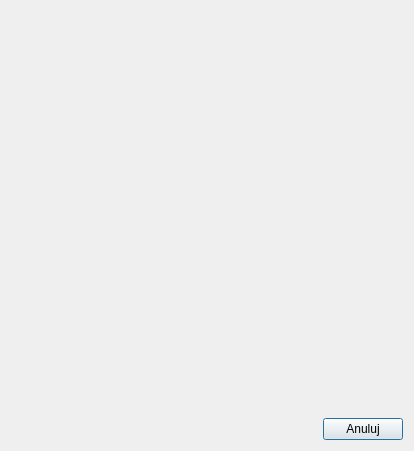
<?xml version="1.0" encoding="UTF-8"?>
<ui version="4.0">
 <class>WyborKlienta</class>
 <widget class="QDialog" name="WyborKlienta">
  <property name="geometry">
   <rect>
    <x>0</x>
    <y>0</y>
    <width>414</width>
    <height>451</height>
   </rect>
  </property>
  <property name="windowTitle">
   <string>Wyszikwanie klienta</string>
  </property>
  <layout class="QVBoxLayout" name="verticalLayout">
   <item>
    <widget class="CustomerSearch" name="widget" native="true">
     <property name="sizePolicy">
      <sizepolicy hsizetype="Expanding" vsizetype="Expanding">
       <horstretch>0</horstretch>
       <verstretch>0</verstretch>
      </sizepolicy>
     </property>
    </widget>
   </item>
   <item>
    <layout class="QHBoxLayout" name="horizontalLayout">
     <item>
      <spacer name="horizontalSpacer">
       <property name="orientation">
        <enum>Qt::Horizontal</enum>
       </property>
       <property name="sizeHint" stdset="0">
        <size>
         <width>40</width>
         <height>20</height>
        </size>
       </property>
      </spacer>
     </item>
     <item>
      <widget class="QPushButton" name="pushButton_exit">
       <property name="text">
        <string>Anuluj</string>
       </property>
      </widget>
     </item>
    </layout>
   </item>
  </layout>
 </widget>
 <customwidgets>
  <customwidget>
   <class>CustomerSearch</class>
   <extends>QWidget</extends>
   <header>CustomerSearch.h</header>
   <container>1</container>
  </customwidget>
 </customwidgets>
 <resources/>
 <connections/>
</ui>
